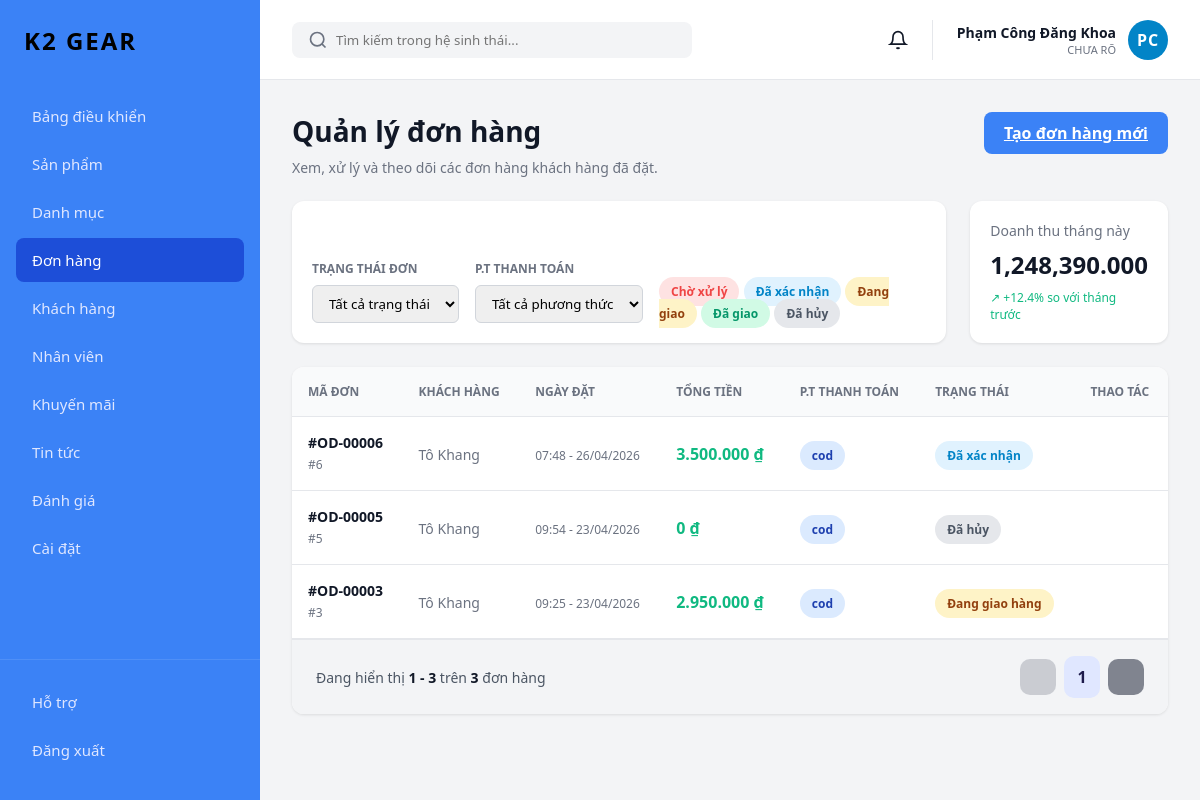
Screenshot of /admin/index.php?view=orders (signed in) with the database file from the repository.
### tables this page shows
CREATE TABLE `orders` (
  `id` int(11) NOT NULL,
  `user_id` int(11) DEFAULT NULL,
  `total` decimal(10,2) DEFAULT NULL,
  `status` enum('pending','confirmed','shipping','delivered','cancelled') DEFAULT 'pending',
  `created_at` timestamp NOT NULL DEFAULT current_timestamp(),
  `payment_method` varchar(50) DEFAULT 'COD',
  `shipping_address` varchar(50) DEFAULT NULL,
  `note` varchar(50) DEFAULT NULL
);

CREATE TABLE `users` (
  `id` int(11) NOT NULL,
  `name` varchar(100) DEFAULT NULL,
  `email` varchar(100) DEFAULT NULL,
  `password` varchar(255) DEFAULT NULL,
  `phone` varchar(20) DEFAULT NULL,
  `address` text DEFAULT NULL,
  `role` enum('admin','staff','customer') DEFAULT 'customer',
  `status` tinyint(4) DEFAULT 1,
  `created_at` timestamp NOT NULL DEFAULT current_timestamp(),
  `reset_token` varchar(255) DEFAULT NULL,
  `reset_token_expire` datetime DEFAULT NULL
);

### admin/pages/orders.php (the view, shortened to what this page needs)
<?php
$limit = 5;
$page = isset($_GET['page']) && is_numeric($_GET['page']) ? (int)$_GET['page'] : 1;
$offset = ($page - 1) * $limit;
try {
    $count_stmt = $pdo->query("SELECT COUNT(*) FROM orders");
    $total_orders = $count_stmt->fetchColumn();
    $total_pages = ceil($total_orders / $limit);
    $sql = "SELECT o.*, u.name as customer_name
            FROM orders o
            LEFT JOIN users u ON o.user_id = u.id
            ORDER BY o.created_at DESC
            LIMIT :limit OFFSET :offset";
    $stmt = $pdo->prepare($sql);
    $stmt->bindValue(':limit', $limit, PDO::PARAM_INT);
    $stmt->bindValue(':offset', $offset, PDO::PARAM_INT);
    $stmt->execute();
    $orders = $stmt->fetchAll();
} catch (PDOException $e) {
    die("Lỗi hệ thống: " . $e->getMessage());
}
$start_item = ($total_orders > 0) ? $offset + 1 : 0;
$end_item = min($offset + $limit, $total_orders);
?>
<div class="page-header">
    <div class="page-title-wrapper">
        <h1 class="page-title">Quản lý đơn hàng</h1>
        <p class="page-subtitle">Xem, xử lý và theo dõi các đơn hàng khách hàng đã đặt.</p>
    </div>
    <a href="?view=order_add" class="btn btn-primary">
        <?= get_admin_icon('plus') ?> Tạo đơn hàng mới
    </a>
</div>
<div class="top-controls">
    <div class="filter-card">
        <div class="filter-group">
            <label>TRẠNG THÁI ĐƠN</label>
            <select class="form-select">
                <option>Tất cả trạng thái</option>
            </select>
        </div>
        <div class="filter-group">
            <label>P.T THANH TOÁN</label>
            <select class="form-select">
                <option>Tất cả phương thức</option>
            </select>
        </div>
        <div class="filter-badges">
    <span class="badge badge-status-pending">Chờ xử lý</span>
    <span class="badge badge-status-confirmed">Đã xác nhận</span>
    <span class="badge badge-status-shipping">Đang giao</span>
    <span class="badge badge-status-delivered">Đã giao</span>
    <span class="badge badge-status-cancelled">Đã hủy</span>
</div>
    </div>
    <div class="summary-card">
        <p class="summary-title">Doanh thu tháng này</p>
        <h2 class="summary-value">1,248,390.000</h2>
        <p class="summary-trend trend-up">↗ +12.4% so với tháng trước</p>
    </div>
</div>
<div class="table-container">
    <table class="admin-table">
        <thead>
        <tr>
            <th>MÃ ĐƠN</th>
            <th>KHÁCH HÀNG</th>
            <th>NGÀY ĐẶT</th>
            <th>TỔNG TIỀN</th>
            <th>P.T THANH TOÁN</th>
            <th>TRẠNG THÁI</th>
            <th>THAO TÁC</th>
        </tr>
        </thead>
        <tbody>
        <?php if (empty($orders)): ?>
            <tr>
                <td colspan="7" style="text-align: center; padding: 40px; color: #6b7280;">Không tìm thấy đơn hàng nào.</td>
            </tr>
        <?php else: ?>
            <?php foreach ($orders as $row): ?>
                <?php
                $order_id_fmt = "#OD-" . str_pad($row['id'], 5, '0', STR_PAD_LEFT);
                $total_fmt = number_format($row['total'], 0, ',', '.');
                $date_fmt = date('H:i - d/m/Y', strtotime($row['created_at']));
                $status_class = '';
                $status_text = '';
                switch ($row['status']) {
                    case 'confirmed':
                        $status_class = 'badge-status-confirmed';
                        $status_text = 'Đã xác nhận';
                        break;
                    case 'shipping':
                        $status_class = 'badge-status-shipping';
                        $status_text = 'Đang giao hàng';
                        break;
                    case 'cancelled':
                        $status_class = 'badge-status-cancelled';
                        $status_text = 'Đã hủy';
                        break;
                }
                ?>
                <tr>
                    <td>
                        <div class="product-info">
                            <div class="product-meta">
                                <strong><?= htmlspecialchars($order_id_fmt) ?></strong>
                                <span>#<?= $row['id'] ?></span>
                            </div>
                        </div>
                    </td>
                    <td><span class="visibility-status"><?= htmlspecialchars($row['customer_name'] ?? 'N/A') ?></span></td>
                    <td><span class="text-muted"><?= htmlspecialchars($date_fmt) ?></span></td>
                    <td><strong class="text-success"><?= $total_fmt ?> ₫</strong></td>
                    <td><span class="badge badge-blue"><?= htmlspecialchars($row['payment_method'] ?? 'COD') ?></span></td>
                    <td><span class="badge <?= $status_class ?>"><?= htmlspecialchars($status_text) ?></span></td>
                    <td>
                    </td>
                </tr>
            <?php endforeach; ?>
        <?php endif; ?>
        </tbody>
    </table>
    <div class="pagination-wrapper">
        <span class="pagination-info">Đang hiển thị <strong><?= $start_item ?> - <?= $end_item ?></strong> trên <strong><?= $total_orders ?></strong> đơn hàng</span>
        <div class="pagination-controls">
            <?php if ($page > 1): ?>
                <a href="?view=orders&page=<?= $page - 1 ?>" class="btn-prev">
                    <?= get_admin_icon('prev_page', 'icon-sm') ?>
                </a>
            <?php else: ?>
                <button class="btn-prev disabled">
                </button>
            <?php endif; ?>
            <?php for ($i = 1; $i <= $total_pages; $i++): ?>
                <a href="?view=orders&page=<?= $i ?>" class="btn-page <?= $i == $page ? 'active' : '' ?>">
                    <?= $i ?>
                </a>
            <?php endfor; ?>
            <?php if ($page < $total_pages): ?>
                <a href="?view=orders&page=<?= $page + 1 ?>" class="btn-next">
                    <?= get_admin_icon('next_page', 'icon-sm') ?>
                </a>
            <?php else: ?>
                <button class="btn-next disabled">
                </button>
            <?php endif; ?>
        </div>
    </div>
</div>

### assets/css/style.css (style rules this page uses)
* { margin: 0; padding: 0; box-sizing: border-box; font-family: 'Segoe UI', Tahoma, Geneva, Verdana, sans-serif; }
body { background-color: #f3f4f6; color: #111827; }
.page-header { display: flex; justify-content: space-between; align-items: flex-start; margin-bottom: 24px; }
.page-title { margin: 0 0 8px 0; font-size: 28px; color: #111827; }
.page-subtitle { margin: 0; color: #6b7280; font-size: 14px; }
.btn { display: inline-flex; align-items: center; gap: 8px; padding: 10px 20px; border-radius: 8px; font-weight: 600; cursor: pointer; border: none; }
.btn-primary { background-color: #3b82f6; color: white; }
.top-controls { display: flex; gap: 24px; margin-bottom: 24px; }
.filter-card, .summary-card { background: white; padding: 20px; border-radius: 12px; box-shadow: 0 1px 3px rgba(0,0,0,0.1); }
.filter-card { flex-grow: 1; display: flex; align-items: flex-end; gap: 16px; }
.filter-group label { display: block; font-size: 12px; font-weight: 600; color: #6b7280; margin-bottom: 8px; }
.form-select { padding: 8px 12px; border: 1px solid #d1d5db; border-radius: 6px; outline: none; }
.summary-title { margin: 0 0 8px 0; color: #6b7280; font-size: 14px; }
.summary-value { margin: 0 0 8px 0; font-size: 24px; color: #111827; }
.summary-trend { margin: 0; font-size: 12px; }
.trend-up { color: #10b981; }
.badge { padding: 6px 12px; border-radius: 20px; font-size: 12px; font-weight: 600; }
.badge-blue { background-color: #dbeafe; color: #1e40af; }
.badge-status-pending { background-color: #fee2e2; color: #ef4444; }
.badge-status-confirmed { background-color: #dbeafe; color: #1e40af; }
.badge-status-shipping { background-color: #fef3c7; color: #92400e; }
.badge-status-delivered { background-color: #d1fae5; color: #065f46; }
.badge-status-cancelled { background-color: #e5e7eb; color: #4b5563; }
.table-container { background: white; border-radius: 12px; box-shadow: 0 1px 3px rgba(0,0,0,0.1); overflow-x: auto; }
.admin-table { width: 100%; border-collapse: collapse; text-align: left; }
.admin-table th { background-color: #f9fafb; color: #6b7280; font-size: 12px; font-weight: 600; padding: 16px; border-bottom: 1px solid #e5e7eb; }
.admin-table td { padding: 16px; border-bottom: 1px solid #e5e7eb; vertical-align: middle; }
.product-info { display: flex; align-items: center; gap: 12px; }
.product-meta strong { display: block; color: #111827; font-size: 14px; }
.product-meta span { color: #6b7280; font-size: 12px; }
.text-muted { color: #6b7280; font-size: 12px; }
.text-success { color: #10b981; }
.visibility-status { display: inline-flex; align-items: center; gap: 4px; font-size: 14px; color: #6b7280; }
.pagination-wrapper { display: flex; justify-content: space-between; align-items: center; padding: 16px 24px; background-color: #f3f4f6; border-top: 1px solid #e5e7eb; }
.pagination-info { font-size: 14px; color: #4b5563; }
.pagination-info strong { color: #111827; }
.pagination-controls { display: flex; align-items: center; gap: 8px; }
.btn-prev { display: flex; align-items: center; justify-content: center; width: 36px; height: 36px; background-color: #a1a5b0; color: #ffffff; border: none; border-radius: 10px; text-decoration: none; cursor: pointer; transition: 0.2s; }
.btn-next { display: flex; align-items: center; justify-content: center; width: 36px; height: 36px; background-color: #0f172a; color: #ffffff; border: none; border-radius: 10px; text-decoration: none; cursor: pointer; transition: 0.2s; }
.disabled { opacity: 0.5; cursor: not-allowed !important; pointer-events: none; }
.btn-page { display: flex; align-items: center; justify-content: center; min-width: 32px; height: 32px; background: transparent; color: #94a3b8; font-size: 16px; font-weight: 600; border: none; border-radius: 8px; text-decoration: none; transition: 0.2s; cursor: pointer; }
.btn-page.active { background-color: #e0e7ff; color: #1e1b4b; height: 42px; min-width: 36px; border-radius: 10px; }
.badge-status-confirmed { background-color: #e0f2fe !important; color: #0284c7 !important; }
.badge-status-delivered { background-color: #d1fae5 !important; color: #059669 !important; }

### rows the page displays
orders: id "#OD-00006", id "6", user.name "Tô Khang", created_at "07:48 - 26/04/2026", total "3.500.000", payment_method "cod", status "Đã xác nhận"
orders: id "#OD-00005", id "5", user.name "Tô Khang", created_at "09:54 - 23/04/2026", total "0", payment_method "cod", status "Đã hủy"
orders: id "#OD-00003", id "3", user.name "Tô Khang", created_at "09:25 - 23/04/2026", total "2.950.000", payment_method "cod", status "Đang giao hàng"

### other values shown
$admin_name "Phạm Công Đăng Khoa"
$admin_role "CHƯA RÕ"
$avatar_initials "PC"
$start_item "1"
$end_item "3"
$total_orders "3"
